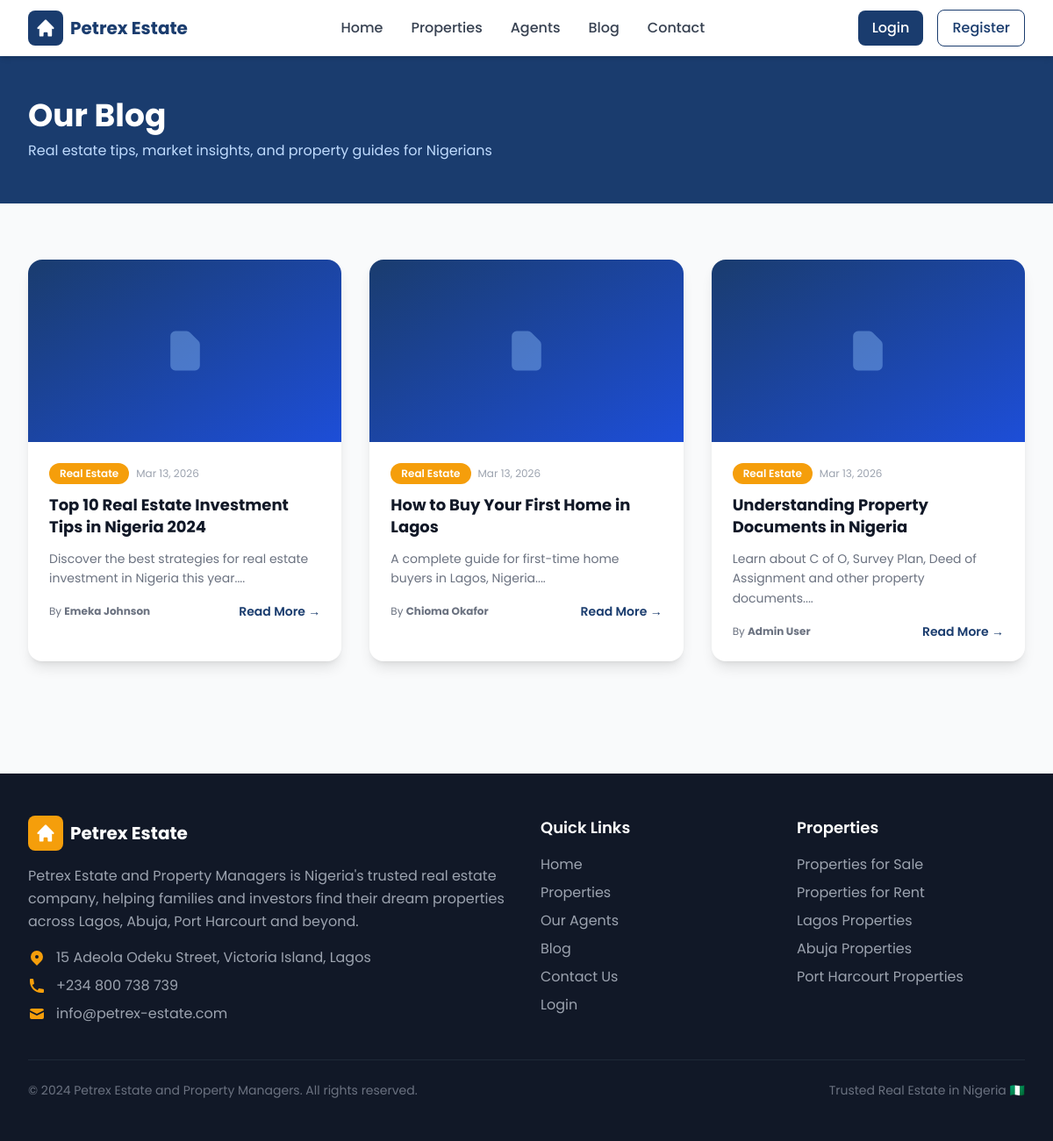
/blog/index.php, run on the app's committed database.
### tables this page shows
CREATE TABLE blog_posts (
  id INT AUTO_INCREMENT PRIMARY KEY,
  title VARCHAR(255) NOT NULL,
  content LONGTEXT NOT NULL,
  excerpt TEXT,
  image_url VARCHAR(500),
  author_name VARCHAR(255),
  published TINYINT(1) DEFAULT 0,
  created_at TIMESTAMP DEFAULT CURRENT_TIMESTAMP
);

### blog/index.php (the view, shortened to what this page needs)
<?php
$db = getDB();
$stmt = $db->prepare("SELECT * FROM blog_posts WHERE published = 1 ORDER BY created_at DESC");
$stmt->execute();
$posts = $stmt->get_result()->fetch_all(MYSQLI_ASSOC);
include '../includes/header.php';
?>
<section class="bg-primary py-12">
    <div class="max-w-7xl mx-auto px-4 sm:px-6 lg:px-8">
        <h1 class="text-3xl md:text-4xl font-bold text-white mb-2">Our Blog</h1>
        <p class="text-blue-200">Real estate tips, market insights, and property guides for Nigerians</p>
    </div>
</section>
<section class="py-16 bg-gray-50">
    <div class="max-w-7xl mx-auto px-4 sm:px-6 lg:px-8">
        <?php if (empty($posts)): ?>
        <div class="text-center py-16 text-gray-500">No blog posts available yet.</div>
        <?php else: ?>
        <div class="grid grid-cols-1 md:grid-cols-2 lg:grid-cols-3 gap-8">
            <?php foreach ($posts as $post): ?>
            <div class="bg-white rounded-2xl shadow-lg overflow-hidden hover:shadow-xl transition-shadow group">
                <div class="h-52 bg-gradient-to-br from-primary to-blue-700 flex items-center justify-center relative">
                    <?php if (!empty($post['image_url'])): ?>
                        <img src="<?php echo htmlspecialchars($post['image_url']); ?>" alt="<?php echo htmlspecialchars($post['title']); ?>" class="w-full h-full object-cover">
                    <?php else: ?>
                        <svg class="w-14 h-14 text-blue-300 opacity-40" fill="currentColor" viewBox="0 0 20 20">
                            <path fill-rule="evenodd" d="M4 4a2 2 0 012-2h4.586A2 2 0 0112 2.586L15.414 6A2 2 0 0116 7.414V16a2 2 0 01-2 2H6a2 2 0 01-2-2V4z" clip-rule="evenodd"/>
                        </svg>
                    <?php endif; ?>
                </div>
                <div class="p-6">
                    <div class="flex items-center gap-2 mb-3">
                        <span class="bg-accent text-white text-xs px-3 py-1 rounded-full font-semibold">Real Estate</span>
                        <span class="text-gray-400 text-xs"><?php echo date('M d, Y', strtotime($post['created_at'])); ?></span>
                    </div>
                    <h3 class="font-bold text-lg text-gray-900 mb-3 group-hover:text-primary transition-colors leading-snug">
                        <?php echo htmlspecialchars($post['title']); ?>
                    </h3>
                    <p class="text-gray-500 text-sm leading-relaxed mb-4">
                        <?php echo htmlspecialchars(substr($post['excerpt'] ?? '', 0, 130)); ?>...
                    </p>
                    <div class="flex items-center justify-between">
                        <span class="text-xs text-gray-500">By <strong><?php echo htmlspecialchars($post['author_name']); ?></strong></span>
                        <a href="/blog/single.php?id=<?php echo (int)$post['id']; ?>" class="text-primary font-semibold text-sm hover:text-accent transition-colors">
                            Read More →
                        </a>
                    </div>
                </div>
            </div>
            <?php endforeach; ?>
        </div>
        <?php endif; ?>
    </div>
</section>
<?php include '../includes/footer.php'; ?>

### includes/header.php (style rules this page uses)
body { font-family: 'Poppins', sans-serif; }

### data on the page
blog_posts: created_at "Mar 13, 2026", title "Top 10 Real Estate Investment Tips in Nigeria 2024", excerpt "Discover the best strategies for real estate investment in Nigeria this year.", author_name "Emeka Johnson"
blog_posts: created_at "Mar 13, 2026", title "How to Buy Your First Home in Lagos", excerpt "A complete guide for first-time home buyers in Lagos, Nigeria.", author_name "Chioma Okafor"
blog_posts: created_at "Mar 13, 2026", title "Understanding Property Documents in Nigeria", excerpt "Learn about C of O, Survey Plan, Deed of Assignment and other property documents.", author_name "Admin User"
